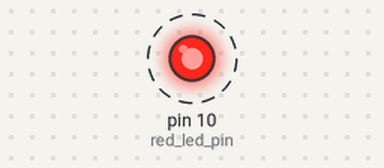
A sketch run on a simulated Arduino Uno, built with avr-gcc and run on an emulated ATmega328P. Shown: output pins drawn as LEDs (lit = HIGH). Dashed ring = blinking.

Above: at 0.5 s.
Timing chart, 0 to 3.5 s (numbered marks = the images above):
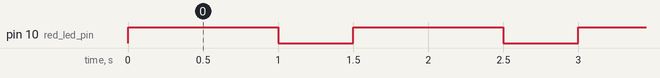

The sketch:

simple_blink_led.ino
```cpp
// (licence header left out)
int red_led_pin=10;
int green_led_pin=10;
int blue_led_pin=10;

void setup() {

pinMode(red_led_pin,OUTPUT);
pinMode(green_led_pin,OUTPUT);
pinMode(blue_led_pin,OUTPUT);

}

void loop(){
if (red_led_pin !=-1){
  digitalWrite(red_led_pin,HIGH);
  delay(1000);
  digitalWrite(red_led_pin,LOW);
  delay(500);
}

if (blue_led_pin !=-1){
  digitalWrite(blue_led_pin,HIGH);
  delay(1000);
  digitalWrite(blue_led_pin,LOW);
  delay(500);
}
if (green_led_pin !=-1){
  digitalWrite(green_led_pin,HIGH);
  delay(1000);
  digitalWrite(green_led_pin,LOW);
  delay(500);
}
}
```

Measured:
- by itself, pin 10 (red_led_pin): alternates HIGH for 1.0 s and LOW for 0.50 s
